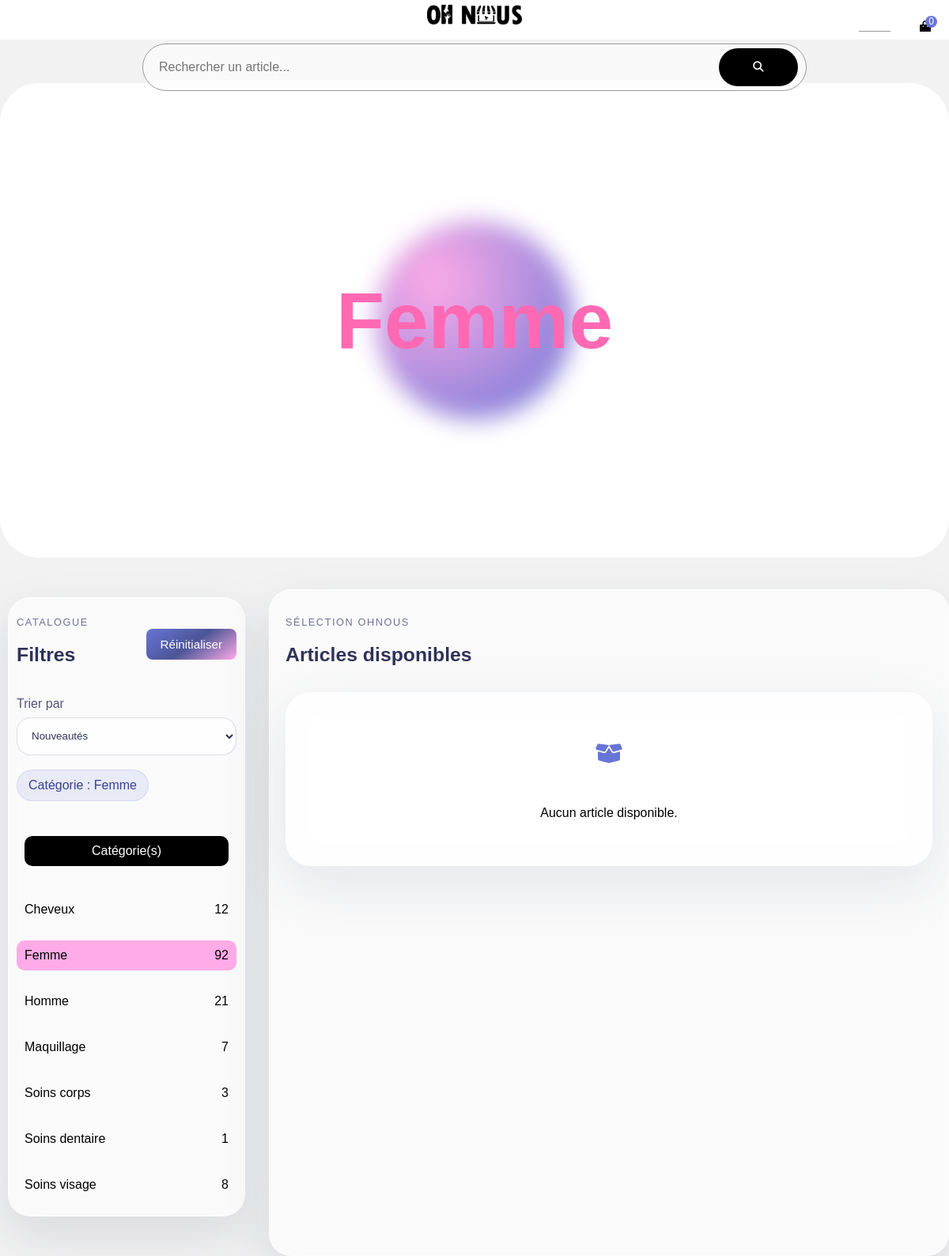
/shop?categorie=femme, run on the app's committed database.
### tables this page shows
CREATE TABLE IF NOT EXISTS `categorie` (
  `id` int NOT NULL AUTO_INCREMENT,
  `nom` text,
  `slug` text,
  `date_ajout` datetime NOT NULL DEFAULT CURRENT_TIMESTAMP,
  PRIMARY KEY (`id`)
);

### classes/View.php (called while the page is built, shortened)
<?php
    class View {
        private $template;
        public function __construct($template)
        {
            $this->template = $template;
        }
        public function render($title_page = 'OhNous')
        {
            $template = $this->template;
            include_once MODEL.'select.php';
            include_once FONCTION.'fonctions.php';
            $templatePath = VIEW . $template;
            if (substr($templatePath, -4) !== '.php') {
                $templatePath .= '.php';
            }
            include_once $templatePath;
            include_once VIEW . '_gabarit.php';
        }
    }
?>

### controller/Home.php (called while the page is built, shortened)
<?php
    class home
    {
        public function showArticles ()
        {
            $myView = new View('articles');
            $myView->render('Shop | OhNous');
        }
        public function showShop ()
        {
            $this->showArticles();
        }
    }
?>

### index.php (called while the page is built, shortened)
<?php
$request = trim($_GET['r'] ?? '', '/');
$routeur = new Routeur($request);
$routeur->renderController();
?>

### model/select.php (called while the page is built, shortened)
<?php
    function select_bdd($bdd, $base, $where = null, $limit = null, $offset = 0, $order = null, $random = false)
    {
        $request = "SELECT * FROM $base";
        if ($where !== null) {
            $request .= " WHERE " . $where;
        }
        if ($random) {
            $request .= " ORDER BY RAND()";
        } elseif ($order !== null) {
            $request .= " ORDER BY " . $order;
        }
        $stmt = $bdd->prepare($request);
        $stmt->execute();
        return $stmt->fetchAll(PDO::FETCH_ASSOC);
    }
?>

### fonctions/fonctions.php (called while the page is built, shortened)
<?php
    function ohnous_js_html_arg($value)
    {
        return htmlspecialchars(
            json_encode($value, JSON_UNESCAPED_UNICODE | JSON_UNESCAPED_SLASHES),
            ENT_QUOTES,
            'UTF-8'
        );
    }
?>

### view/articles.php (the view, shortened to what this page needs)
<?php
    function ohnous_find_term_by_slug($table, $slug)
    {
        global $bdd;
        $slug = trim((string)$slug);
        $stmt = $bdd->prepare("SELECT * FROM {$table} WHERE slug = :slug LIMIT 1");
        $stmt->bindValue(':slug', $slug, PDO::PARAM_STR);
        $stmt->execute();
        $row = $stmt->fetch(PDO::FETCH_ASSOC);
        return $row ?: null;
    }
    $selectedCategory = $GLOBALS['categorie'] ?? null;
    $selectedType = $GLOBALS['types'] ?? null;
    $selectedSize = $GLOBALS['tailles'] ?? null;
    if(!$selectedCategory && isset($_GET['categorie']))
    {
        $selectedCategory = ohnous_find_term_by_slug('categorie', $_GET['categorie']);
    }
    $selectedPrice = trim((string)($_GET['prix'] ?? ''));
    $priceRanges = ohnous_get_price_filter_ranges();
    $selectedPriceLabel = isset($priceRanges[$selectedPrice]) ? $priceRanges[$selectedPrice]['label'] : '';
    $categories = select_bdd($bdd, "categorie", null, null, 0, "nom", false);
    $lookup = [
        'categories' => [],
        'types' => [],
        'tailles' => [],
    ];
    foreach(select_bdd($bdd, "categorie", null, null, 0, "nom", false) as $row)
    {
        $lookup['categories'][$row['slug']] = [
            'id' => (int)$row['id'],
            'nom' => $row['nom']
        ];
    }
    $initialState = [
        'categorie_id' => (int)($selectedCategory['id'] ?? 0),
        'categorie_nom' => (string)($selectedCategory['nom'] ?? ''),
        'categorie_slug' => (string)($selectedCategory['slug'] ?? ''),
        'type_id' => (int)($selectedType['id'] ?? 0),
        'type_nom' => (string)($selectedType['nom'] ?? ''),
        'type_slug' => (string)($selectedType['slug'] ?? ''),
        'taille_id' => (int)($selectedSize['id'] ?? 0),
        'taille_nom' => (string)($selectedSize['nom'] ?? ''),
        'taille_slug' => (string)($selectedSize['slug'] ?? ''),
        'prix' => $selectedPrice,
        'prix_label' => $selectedPriceLabel,
        'query' => trim((string)($_GET['query'] ?? '')),
        'order' => trim((string)($_GET['order'] ?? 'date_desc')),
    ];
    $initialTitle = 'Shop';
    if($initialState['query'] !== '')
    {
        $initialTitle = $initialState['query'];
    }
    elseif($initialState['categorie_nom'] !== '' || $initialState['type_nom'] !== '' || $initialState['taille_nom'] !== '' || $initialState['prix_label'] !== '')
    {
        $parts = array_filter([
            $initialState['categorie_nom'],
            $initialState['type_nom'],
            $initialState['taille_nom'],
            $initialState['prix_label'],
        ]);
        $initialTitle = implode(' • ', $parts);
    }
?>
<div class="intro-hero sans_categorie">
    <div class="blob-bg"></div>
    <div class="intro-text">
        <h1><span id="changing-word-container"><span id="changing-word"><?= htmlspecialchars($initialTitle, ENT_QUOTES, 'UTF-8') ?></span></span></h1>
    </div>
</div>
<section class="parent_container_affiche_produit shop-catalog-page" id="shop_catalog_page">
    <aside class="container_filtre_produit">
        <div class="sous_container_filtre_produit shop-filter-panel">
            <div class="shop-filter-head">
                <div>
                    <p class="shop-filter-head__eyebrow">Catalogue</p>
                    <h2 class="shop-filter-head__title">Filtres</h2>
                </div>
                <a href="/shop" class="btn_voir_plus shop-reset-button null" id="shop_reset_button">Réinitialiser</a>
            </div>
            <div class="shop-toolbar">
                <label class="shop-toolbar__field" for="article_sort_order">
                    <span>Trier par</span>
                    <select id="article_sort_order">
                        <option value="date_desc"<?= $initialState['order'] === 'date_desc' ? ' selected' : '' ?>>Nouveautés</option>
                    </select>
                </label>
            </div>
            <div class="shop-filters-summary null" id="shop_filters_summary"></div>
            <div class="div_liste_filtre_produit" id="div_filtre_categories">
                <div class="titre_liste_filtre_produit"><p>Catégorie(s)</p></div>
                <div class="liste_filtre_produit">
                    <div class="div_detail_liste_filtre_produit" id="details_filtre_categories">
                        <?php foreach($categories as $category): ?>
                            <?php
                                $categoryArticles = select_bdd($bdd, "categorie_article", "categorie = '".(int)$category['id']."'", null, 0, null, false);
                                $count = 0;
                                foreach($categoryArticles as $categoryArticle)
                                {
                                    $detailArticle = only_select("articles", "id = '".(int)$categoryArticle['article']."'", null, null);
                                    if($detailArticle && ohnous_is_article_visible($detailArticle))
                                    {
                                        $count++;
                                    }
                                }
                                if($count === 0)
                                {
                                    continue;
                                }
                                $active = ((int)$initialState['categorie_id'] === (int)$category['id']) ? 'active' : '';
                            ?>
                            <div class="detail_liste_filtre_produit <?= $active ?> js_detail_liste_filtre_produit js_detail_liste_filtre_produit_<?= (int)$category['id'] ?>" onclick="return filtre_categorie(<?= (int)$category['id'] ?>, <?= ohnous_js_html_arg($category['nom']) ?>, <?= ohnous_js_html_arg($category['slug']) ?>)">
                                <div class="nom"><?= htmlspecialchars($category['nom'], ENT_QUOTES, 'UTF-8') ?></div>
                                <div class="nombre"><?= $count ?></div>
                            </div>
                        <?php endforeach; ?>
                    </div>
                </div>
            </div>
        </div>
    </aside>
    <div class="container_affiche_produit vue_article shop-results-shell">
        <div class="shop-results-head">
            <div>
                <p class="shop-results-head__eyebrow">Sélection Ohnous</p>
                <h2 class="shop-results-head__title">Articles disponibles</h2>
            </div>
        </div>
        <div class="shop-empty-state null" id="articles_empty_state">
            <div class="empty-liquid-state">
                <div class="empty-liquid-state__icon"><i class="fa-solid fa-box-open"></i></div>
                <p>Aucun article disponible.</p>
            </div>
        </div>
    </div>
</section>

### data on the page
categorie: nom "Cheveux", count "12"
categorie: nom "Femme", count "92"
categorie: nom "Homme", count "21"
categorie: nom "Maquillage", count "7"
categorie: nom "Soins corps", count "3"
categorie: nom "Soins dentaire", count "1"
categorie: nom "Soins visage", count "8"

### other printed values
$nombre_article "0"
